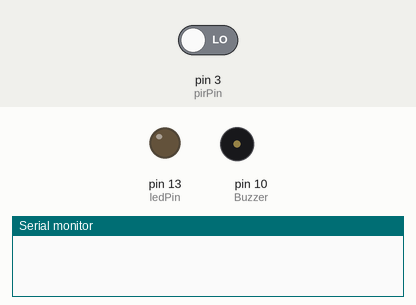
This sketch was run on a simulated Arduino Uno, built with avr-gcc and run on an emulated ATmega328P. On the bench: output pins drawn as LEDs (lit = HIGH), buzzer (waves = sounding, pin HIGH), the last lines printed to the serial monitor. The inputs (shaded band) are chosen by the test bench; at power-on: pin 3 (pirPin) LOW. The modem accepts every AT command (registered, SIM ready, sends succeed) and sends nothing else.

Above: at 1.2 s.
1.3 s: pin 3 (pirPin) driven HIGH
At 2.5 s:
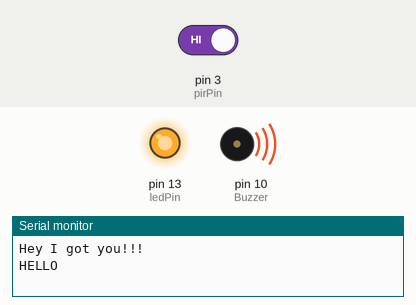
2.8 s: pin 3 (pirPin) driven LOW
At 5.5 s:
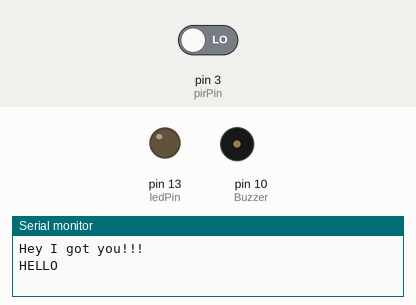
Timing chart, 0 to 7.0 s (numbered marks = the images above; inputs shaded):
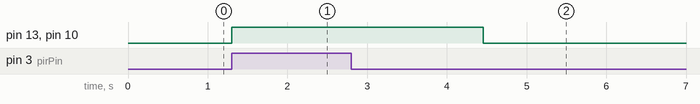

The sketch:

sensor_new_text.ino
```cpp
#include <SoftwareSerial.h>

SoftwareSerial mySerial(4,5);

int ledPin = 13; // LED
int Buzzer= 10; //Buzzer
int pirPin = 3;                 // PIR Out pin
int pirStat = 0;                   // PIR status
void setup() {
 pinMode(ledPin, OUTPUT);
 pinMode(Buzzer,OUTPUT);
 pinMode(pirPin, INPUT);
 mySerial.begin(9600);
 Serial.begin(9600);
}
void loop(){
 pirStat = digitalRead(pirPin);
 if (pirStat == HIGH) {            // if motion detected
   digitalWrite(ledPin, HIGH); // turn LED ON
   digitalWrite(Buzzer,HIGH); //turn BUZZER ON
   Serial.println("Hey I got you!!!");
     SendMessage();
 }
 else {
   digitalWrite(ledPin, LOW);// turn LED OFF if we have no motion
   digitalWrite(Buzzer,LOW);
 }
}

void SendMessage()
{
  Serial.print("HELLO");
  mySerial.println("AT+CMGF=1");    //Sets the GSM Module in Text Mode
  delay(1000);  // Delay of 1000 milli seconds or 1 second
  mySerial.println("AT+CMGS=\"+917309488964\"\r"); // Replace x with mobile number
  delay(1000);
  mySerial.println("Be Alert!");// The SMS text you want to send
  delay(100);
   mySerial.println((char)26);// ASCII code of CTRL+Z
  delay(1000);
}
```

Measured:
- after the input at 1.3 s, pin 13 (ledPin), pin 10 (Buzzer): LOW → HIGH at once
- after the input at 2.8 s, pin 13 (ledPin), pin 10 (Buzzer): HIGH → LOW after 1.7 s
